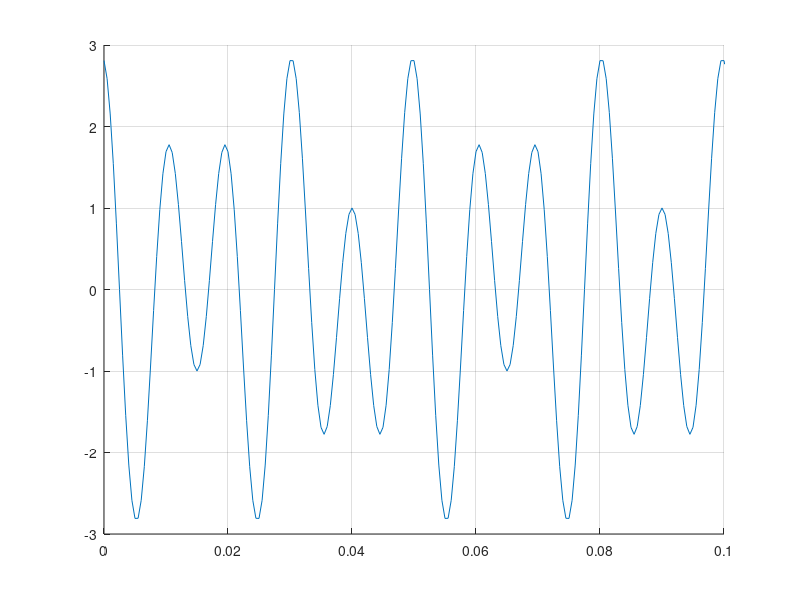

The MATLAB script that drew this image:
hold on

F= 2000;
t= 0:1/F:02-1/F;
x= 2*cos(2*pi*100*t) + cos(2*pi*60*t+pi/5);
figure(1)
plot(t,x)
axis([0 0.1 -3 3])
grid on

hold off
